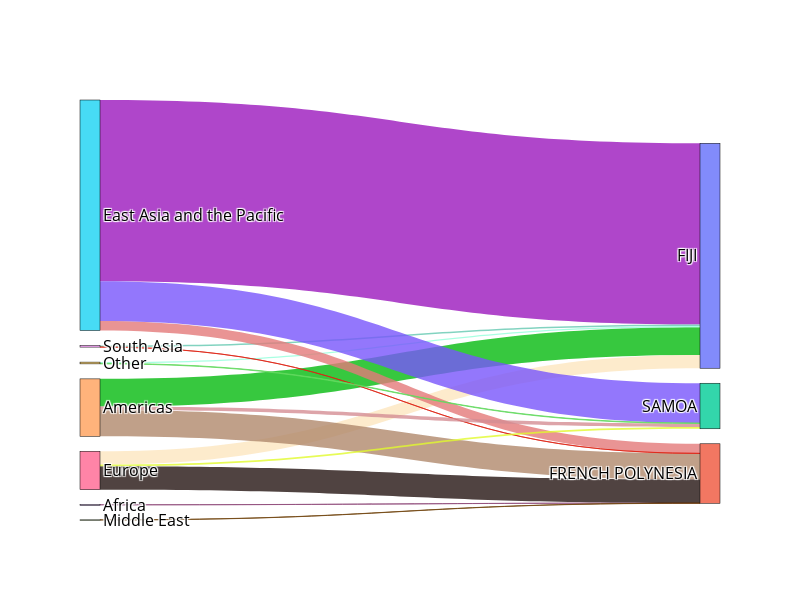

The code cell stored with this chart in its notebook:
### Code cell
# Convert column names to string type
df.columns = df.columns.map(str)

# Prepare data for the Sankey diagram
nodes = list(df['Country'].unique()) + list(df['Arrivals from regions'].unique())
node_indices = {node: i for i, node in enumerate(nodes)}

# Define links (flows)
targets = [node_indices[country] for country in df['Country']]
sources = [node_indices[region] for region in df['Arrivals from regions']]
values = df['2019'].tolist()  # Use 2019 data as the flow values

# Generate random colors
def random_color():
    return f'rgba({random.randint(0, 255)}, {random.randint(0, 255)}, {random.randint(0, 255)}, 0.8)'

colors = [random_color() for _ in range(len(values))]

# Create Sankey diagram
fig = go.Figure(data=[go.Sankey(
    node=dict(
        pad=15,
        thickness=20,
        line=dict(color="black", width=0.5),
        label=nodes
    ),
    link=dict(
        source=sources,
        target=targets,
        value=values,
        color=colors  # Set random colors for the links
    )
)])

# Set chart dimensions
fig.update_layout(
    #title_text="Sankey Plot: Arrivals by Region in 2019",
    font_size=16,
    width=800,  # Set the width of the chart
    height=600,  # Set the height of the chart
    paper_bgcolor='white',  # Set the background color of the paper
    plot_bgcolor='white',   # Set the background color of the plot area
    font=dict(color='black')  # Set the font color
)

fig.write_image('arrivals_regions.png', height=600, width=800, scale=3)

fig.show()

### Figure 1 — Plotly figure (JSON) as saved in the notebook; plotly's stock layout.template omitted (floating-point values rounded to 4 significant figures)
{"data": [{"link": {"color": ["rgba(118, 150, 41, 0.8)", "rgba(6, 187, 16, 0.8)", "rgba(156, 24, 189, 0.8)", "rgba(253, 231, 192, 0.8)", "rgba(75, 105, 199, 0.8)", "rgba(99, 201, 177, 0.8)", "rgba(147, 255, 219, 0.8)", "rgba(144, 75, 123, 0.8)", "rgba(177, 137, 108, 0.8)", "rgba(228, 122, 122, 0.8)", "rgba(37, 20, 18, 0.8)", "rgba(114, 70, 17, 0.8)", "rgba(222, 36, 20, 0.8)", "rgba(168, 201, 203, 0.8)", "rgba(30, 35, 93, 0.8)", "rgba(213, 142, 148, 0.8)", "rgba(120, 86, 252, 0.8)", "rgba(225, 250, 46, 0.8)", "rgba(29, 255, 238, 0.8)", "rgba(181, 195, 100, 0.8)", "rgba(99, 218, 96, 0.8)"], "source": [3, 4, 5, 6, 7, 8, 9, 3, 4, 5, 6, 7, 8, 9, 3, 4, 5, 6, 7, 8, 9], "target": [0, 0, 0, 0, 0, 0, 0, 1, 1, 1, 1, 1, 1, 1, 2, 2, 2, 2, 2, 2, 2], "value": [0, 110, 720, 53, 0, 6, 5, 0.3, 104, 38, 93, 0.7, 0.4, 0, 0, 14, 158, 7, 0, 0, 2]}, "node": {"label": ["FIJI", "FRENCH POLYNESIA", "SAMOA", "Africa", "Americas", "East Asia and the Pacific", "Europe", "Middle East", "South Asia", "Other"], "line": {"color": "black", "width": 0.5}, "pad": 15, "thickness": 20}, "type": "sankey"}], "layout": {"font": {"color": "black", "size": 16}, "height": 600, "paper_bgcolor": "white", "plot_bgcolor": "white", "width": 800}}
